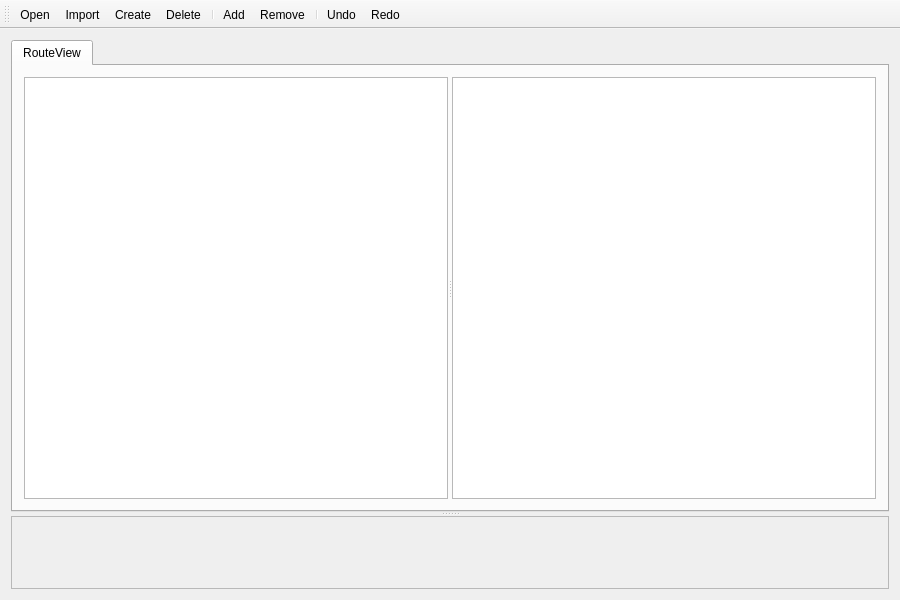
<?xml version="1.0" encoding="UTF-8"?>
<ui version="4.0">
 <class>MainWindow</class>
 <widget class="QMainWindow" name="MainWindow">
  <property name="geometry">
   <rect>
    <x>0</x>
    <y>0</y>
    <width>900</width>
    <height>600</height>
   </rect>
  </property>
  <property name="minimumSize">
   <size>
    <width>900</width>
    <height>600</height>
   </size>
  </property>
  <property name="windowTitle">
   <string>MainWindow</string>
  </property>
  <widget class="QWidget" name="centralWidget">
   <layout class="QVBoxLayout" name="verticalLayout_3">
    <item>
     <widget class="QSplitter" name="splitter_2">
      <property name="orientation">
       <enum>Qt::Vertical</enum>
      </property>
      <widget class="QTabWidget" name="tabWidget">
       <property name="currentIndex">
        <number>0</number>
       </property>
       <widget class="QWidget" name="routeView">
        <attribute name="title">
         <string>RouteView</string>
        </attribute>
        <layout class="QVBoxLayout" name="verticalLayout_2">
         <item>
          <widget class="QSplitter" name="splitter">
           <property name="orientation">
            <enum>Qt::Horizontal</enum>
           </property>
           <widget class="QTableWidget" name="routeInfoTableView">
            <property name="selectionBehavior">
             <enum>QAbstractItemView::SelectRows</enum>
            </property>
           </widget>
           <widget class="QTableWidget" name="routeTableView">
            <property name="selectionBehavior">
             <enum>QAbstractItemView::SelectRows</enum>
            </property>
           </widget>
          </widget>
         </item>
        </layout>
       </widget>
      </widget>
      <widget class="QScrollArea" name="scrollArea">
       <property name="widgetResizable">
        <bool>true</bool>
       </property>
       <widget class="QWidget" name="scrollAreaWidgetContents">
        <property name="geometry">
         <rect>
          <x>0</x>
          <y>0</y>
          <width>880</width>
          <height>70</height>
         </rect>
        </property>
        <layout class="QVBoxLayout" name="verticalLayout">
         <item>
          <widget class="QLabel" name="label">
           <property name="sizePolicy">
            <sizepolicy hsizetype="Expanding" vsizetype="Expanding">
             <horstretch>0</horstretch>
             <verstretch>0</verstretch>
            </sizepolicy>
           </property>
           <property name="text">
            <string/>
           </property>
           <property name="wordWrap">
            <bool>true</bool>
           </property>
          </widget>
         </item>
        </layout>
       </widget>
      </widget>
     </widget>
    </item>
   </layout>
  </widget>
  <widget class="QToolBar" name="mainToolBar">
   <attribute name="toolBarArea">
    <enum>TopToolBarArea</enum>
   </attribute>
   <attribute name="toolBarBreak">
    <bool>false</bool>
   </attribute>
   <addaction name="actionOpen"/>
   <addaction name="actionImport"/>
   <addaction name="actionCreate"/>
   <addaction name="actionDelete"/>
   <addaction name="separator"/>
   <addaction name="actionAdd"/>
   <addaction name="actionRemove"/>
   <addaction name="separator"/>
   <addaction name="actionUndo"/>
   <addaction name="actionRedo"/>
  </widget>
  <action name="actionOpen">
   <property name="text">
    <string>Open</string>
   </property>
   <property name="toolTip">
    <string>Open File</string>
   </property>
   <property name="shortcut">
    <string>Ctrl+O</string>
   </property>
  </action>
  <action name="actionUndo">
   <property name="text">
    <string>Undo</string>
   </property>
   <property name="toolTip">
    <string>Undo Previous Action</string>
   </property>
   <property name="shortcut">
    <string>Ctrl+Z</string>
   </property>
  </action>
  <action name="actionRedo">
   <property name="text">
    <string>Redo</string>
   </property>
   <property name="toolTip">
    <string>Redo Previous Action</string>
   </property>
   <property name="shortcut">
    <string>Ctrl+Shift+Z</string>
   </property>
  </action>
  <action name="actionCreate">
   <property name="text">
    <string>Create</string>
   </property>
   <property name="toolTip">
    <string>Creates new route</string>
   </property>
   <property name="shortcut">
    <string>Ctrl+Shift+=</string>
   </property>
  </action>
  <action name="actionDelete">
   <property name="text">
    <string>Delete</string>
   </property>
   <property name="toolTip">
    <string>Deletes selected route</string>
   </property>
   <property name="shortcut">
    <string>Ctrl+-</string>
   </property>
  </action>
  <action name="actionAdd">
   <property name="text">
    <string>Add</string>
   </property>
   <property name="toolTip">
    <string>Adds new point to route</string>
   </property>
   <property name="shortcut">
    <string>Ctrl+A</string>
   </property>
  </action>
  <action name="actionRemove">
   <property name="text">
    <string>Remove</string>
   </property>
   <property name="toolTip">
    <string>Removes selected route point</string>
   </property>
   <property name="shortcut">
    <string>Ctrl+R</string>
   </property>
  </action>
  <action name="actionImport">
   <property name="text">
    <string>Import</string>
   </property>
   <property name="toolTip">
    <string>Imports route from polyline</string>
   </property>
   <property name="shortcut">
    <string>Ctrl+I</string>
   </property>
  </action>
 </widget>
 <layoutdefault spacing="6" margin="11"/>
 <resources/>
 <connections/>
</ui>
